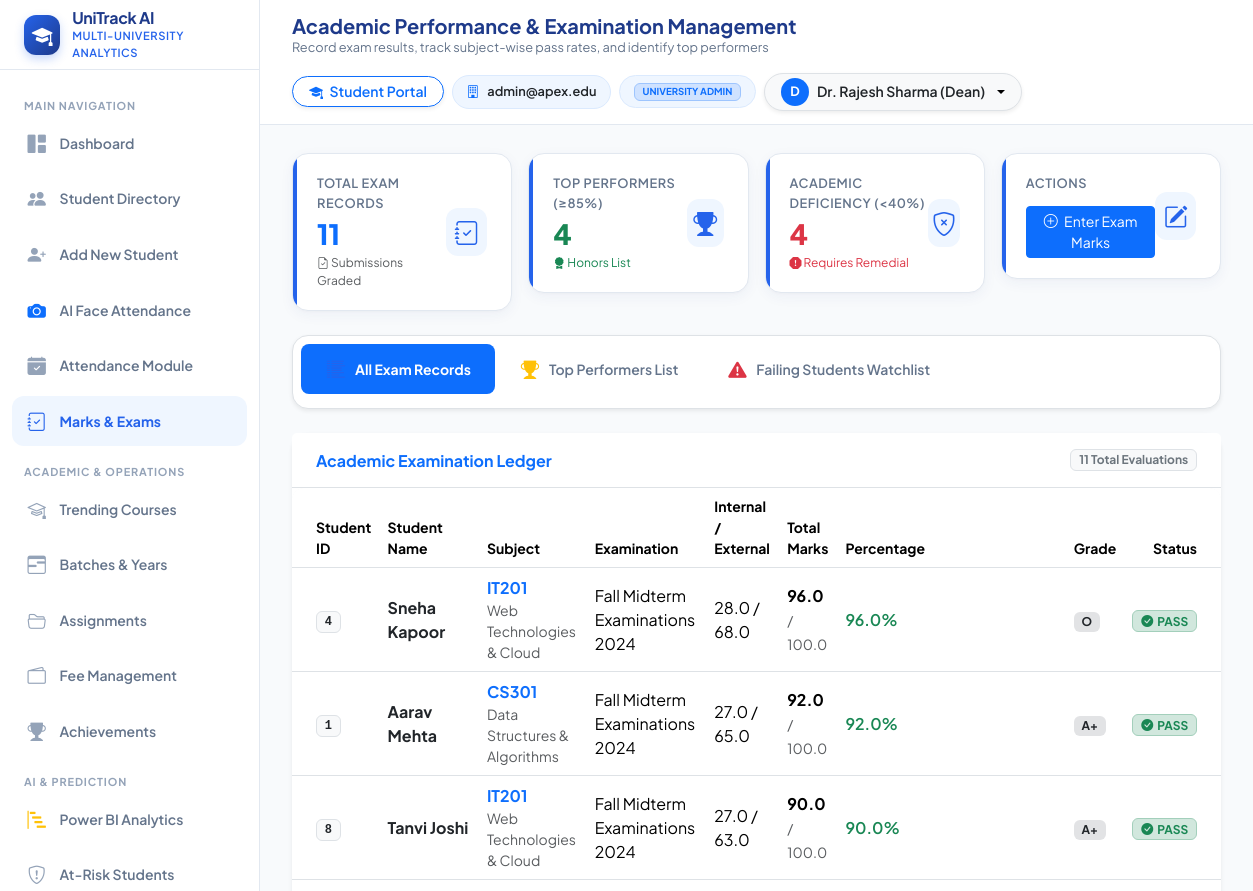
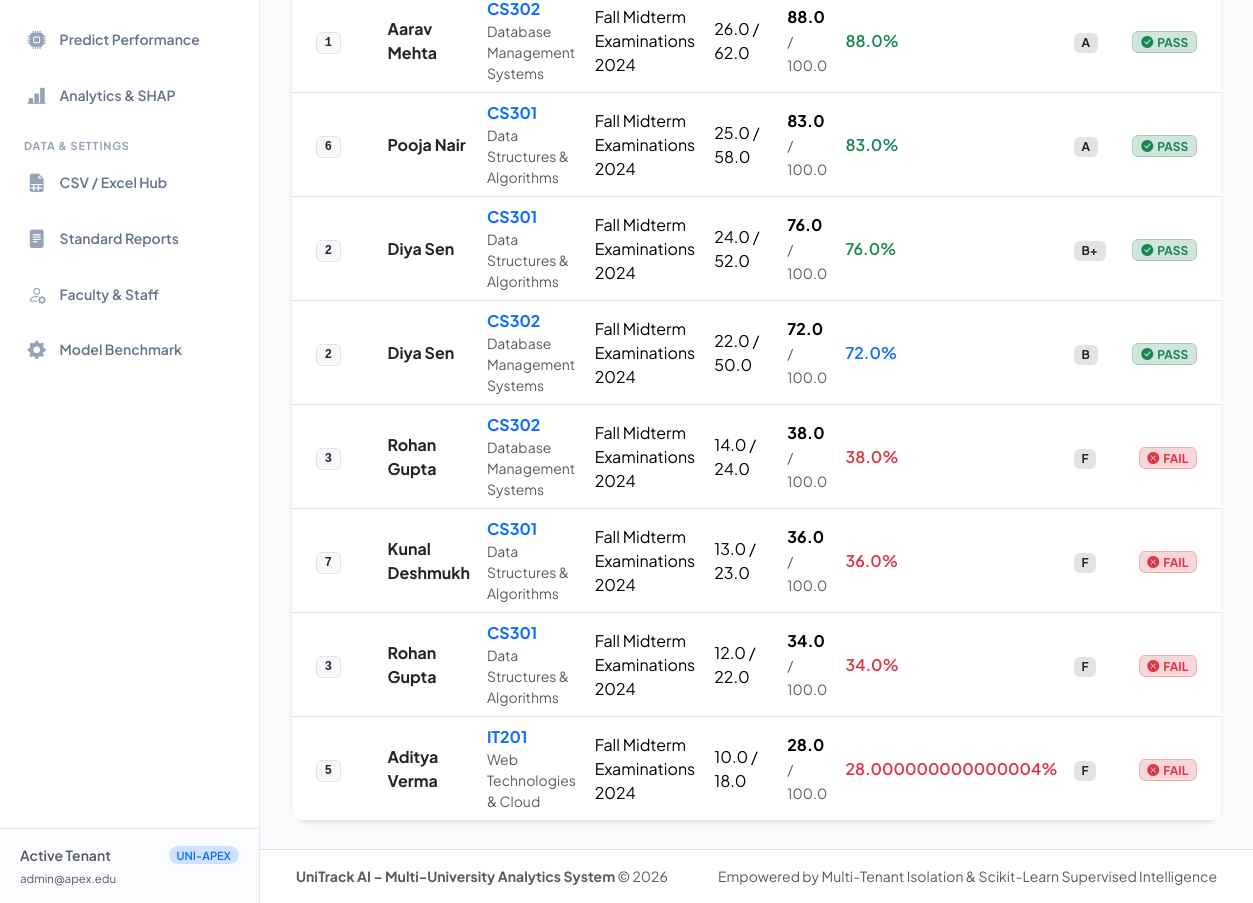
/marks (signed in), run on the app's committed database (2 pictures, top to bottom).
### tables this page shows
CREATE TABLE marks (
            id INTEGER PRIMARY KEY AUTOINCREMENT,
            university_id TEXT NOT NULL,
            student_id INTEGER NOT NULL,
            subject_id INTEGER NOT NULL,
            examination_id INTEGER NOT NULL,
            internal_marks REAL DEFAULT 0.0,
            external_marks REAL DEFAULT 0.0,
            total_marks REAL NOT NULL,
            max_marks REAL NOT NULL DEFAULT 100.0,
            pass_marks REAL NOT NULL DEFAULT 40.0,
            percentage REAL NOT NULL,
            grade TEXT,
            is_pass INTEGER NOT NULL DEFAULT 1,
            entered_by INTEGER,
            created_at TIMESTAMP DEFAULT CURRENT_TIMESTAMP,
            UNIQUE(university_id, student_id, subject_id, examination_id),
            FOREIGN KEY (university_id) REFERENCES universities (id) ON DELETE CASCADE,
            FOREIGN KEY (student_id) REFERENCES students (id) ON DELETE CASCADE,
            FOREIGN KEY (subject_id) REFERENCES subjects (id) ON DELETE CASCADE,
            FOREIGN KEY (examination_id) REFERENCES examinations (id) ON DELETE CASCADE,
            FOREIGN KEY (entered_by) REFERENCES users (id) ON DELETE SET NULL
        );

CREATE TABLE students (
            id INTEGER PRIMARY KEY AUTOINCREMENT,
            university_id TEXT NOT NULL,
            student_id TEXT NOT NULL,
            full_name TEXT NOT NULL,
            email TEXT NOT NULL,
            phone TEXT,
            profile_photo TEXT,
            department_id INTEGER,
            section_id INTEGER,
            academic_year TEXT NOT NULL,
            semester INTEGER DEFAULT 1,
            enrollment_date DATE,
            enrollment_status TEXT DEFAULT 'Active', -- 'Active', 'Inactive', 'Graduated', 'Suspended'
            gender TEXT,
            age INTEGER,
            logins INTEGER DEFAULT 0,
            content_reads INTEGER DEFAULT 0,
            forum_posts INTEGER DEFAULT 0,
            quiz_reviews INTEGER DEFAULT 0,
            created_at TIMESTAMP DEFAULT CURRENT_TIMESTAMP, course_id INTEGER, course_name TEXT, batch_id INTEGER, batch_name TEXT, admission_date DATE, total_fee REAL DEFAULT 0.0, password_hash TEXT,
            UNIQUE(university_id, student_id),
            FOREIGN KEY (university_id) REFERENCES universities (id) ON DELETE CASCADE,
            FOREIGN KEY (department_id) REFERENCES departments (id) ON DELETE SET NULL,
            FOREIGN KEY (section_id) REFERENCES sections (id) ON DELETE SET NULL
        );

CREATE TABLE subjects (
            id INTEGER PRIMARY KEY AUTOINCREMENT,
            university_id TEXT NOT NULL,
            department_id INTEGER,
            code TEXT NOT NULL,
            name TEXT NOT NULL,
            credits INTEGER DEFAULT 3,
            semester INTEGER DEFAULT 1,
            created_at TIMESTAMP DEFAULT CURRENT_TIMESTAMP,
            UNIQUE(university_id, code),
            FOREIGN KEY (university_id) REFERENCES universities (id) ON DELETE CASCADE,
            FOREIGN KEY (department_id) REFERENCES departments (id) ON DELETE SET NULL
        );

CREATE TABLE examinations (
            id INTEGER PRIMARY KEY AUTOINCREMENT,
            university_id TEXT NOT NULL,
            name TEXT NOT NULL,
            exam_type TEXT NOT NULL, -- 'Midterm', 'Final', 'Quiz', 'Lab', 'Internal'
            academic_year TEXT NOT NULL,
            semester INTEGER DEFAULT 1,
            exam_date DATE,
            created_at TIMESTAMP DEFAULT CURRENT_TIMESTAMP,
            FOREIGN KEY (university_id) REFERENCES universities (id) ON DELETE CASCADE
        );

### Student_Performance_Analytics/app.py (the view)
@app.route('/marks')
@login_required
@permission_required('marks')
def marks_view():
    uni_id = get_current_university_id()
    exam_id = request.args.get('exam_id', 'All')
    dept_id = request.args.get('dept_id', 'All')
    data = TenantService.get_marks_management_data(uni_id, exam_id, dept_id)
    with db_session() as conn:
        cursor = conn.cursor()
        cursor.execute("SELECT * FROM students WHERE university_id = ? AND enrollment_status = 'Active' ORDER BY full_name", (uni_id,))
        students = [dict(r) for r in cursor.fetchall()]
        cursor.execute("SELECT * FROM subjects WHERE university_id = ? ORDER BY code", (uni_id,))
        subjects = [dict(r) for r in cursor.fetchall()]
        cursor.execute("SELECT * FROM examinations WHERE university_id = ? ORDER BY exam_date DESC", (uni_id,))
        examinations = [dict(r) for r in cursor.fetchall()]
        cursor.execute("SELECT * FROM departments WHERE university_id = ? ORDER BY name", (uni_id,))
        departments = [dict(r) for r in cursor.fetchall()]
    return render_template(
        'marks.html',
        active_page='marks',
        data=data,
        students=students,
        subjects=subjects,
        examinations=examinations,
        departments=departments
    )

### Student_Performance_Analytics/templates/marks.html (shortened to what this page needs)
{% extends "base.html" %}
{% block page_title %}Academic Performance & Examination Management{% endblock %}
{% block page_subtitle %}Record exam results, track subject-wise pass rates, and identify top performers{% endblock %}
{% block content %}
<div class="row g-3 mb-4">
    <div class="col-xl-3 col-sm-6">
        <div class="stat-card">
            <div class="stat-card-info">
                <span class="stat-label">Total Exam Records</span>
                <span class="stat-value text-primary">{{ data.records|length }}</span>
                <span class="stat-desc text-muted"><i class="bi bi-file-earmark-check"></i> Submissions Graded</span>
            </div>
            <div class="stat-icon"><i class="bi bi-journal-check"></i></div>
        </div>
    </div>
    <div class="col-xl-3 col-sm-6">
        <div class="stat-card">
            <div class="stat-card-info">
                <span class="stat-label">Top Performers (&ge;85%)</span>
                <span class="stat-value text-success">{{ data.top_performers|length }}</span>
                <span class="stat-desc text-success"><i class="bi bi-award-fill"></i> Honors List</span>
            </div>
            <div class="stat-icon"><i class="bi bi-trophy-fill"></i></div>
        </div>
    </div>
    <div class="col-xl-3 col-sm-6">
        <div class="stat-card">
            <div class="stat-card-info">
                <span class="stat-label">Academic Deficiency (&lt;40%)</span>
                <span class="stat-value text-danger">{{ data.low_performers|length }}</span>
                <span class="stat-desc text-danger"><i class="bi bi-exclamation-octagon-fill"></i> Requires Remedial</span>
            </div>
            <div class="stat-icon"><i class="bi bi-shield-x"></i></div>
        </div>
    </div>
    <div class="col-xl-3 col-sm-6">
        <div class="stat-card">
            <div class="stat-card-info">
                <span class="stat-label">Actions</span>
                <div class="mt-2">
                    <button type="button" class="btn btn-primary btn-sm w-100" data-bs-toggle="modal" data-bs-target="#enterMarksModal">
                        <i class="bi bi-plus-circle me-1"></i> Enter Exam Marks
                    </button>
                </div>
            </div>
            <div class="stat-icon"><i class="bi bi-pencil-square"></i></div>
        </div>
    </div>
</div>
<ul class="nav nav-pills mb-4 bg-white p-2 rounded-4 shadow-sm border" id="marksTabs" role="tablist">
    <li class="nav-item">
        <button class="nav-link active rounded-3 px-4" data-bs-toggle="pill" data-bs-target="#all-marks-content">
            <i class="bi bi-list-columns-reverse me-2"></i>All Exam Records
        </button>
    </li>
    <li class="nav-item">
        <button class="nav-link rounded-3 px-4" data-bs-toggle="pill" data-bs-target="#top-performers-content">
            <i class="bi bi-trophy-fill text-warning me-2"></i>Top Performers List
        </button>
    </li>
    <li class="nav-item">
        <button class="nav-link rounded-3 px-4" data-bs-toggle="pill" data-bs-target="#failing-content">
            <i class="bi bi-exclamation-triangle-fill text-danger me-2"></i>Failing Students Watchlist
        </button>
    </li>
</ul>
<div class="tab-content" id="marksTabContent">
    <div class="tab-pane fade show active" id="all-marks-content">
        <div class="card border-0 shadow-sm rounded-4">
            <div class="card-header bg-white border-bottom py-3 px-4 d-flex justify-content-between align-items-center">
                <h6 class="fw-bold mb-0 text-primary">Academic Examination Ledger</h6>
                <span class="badge bg-light text-secondary border">{{ data.records|length }} Total Evaluations</span>
            </div>
            <div class="card-body p-0">
                <div class="table-responsive">
                    <table class="table table-hover align-middle mb-0">
                        <thead class="bg-light text-secondary small">
                            <tr>
                                <th class="ps-4">Student ID</th>
                                <th>Student Name</th>
                                <th>Subject</th>
                                <th>Examination</th>
                                <th>Internal / External</th>
                                <th>Total Marks</th>
                                <th>Percentage</th>
                                <th>Grade</th>
                                <th class="text-end pe-4">Status</th>
                            </tr>
                        </thead>
                        <tbody>
                            {% for m in data.records %}
                            <tr>
                                <td class="ps-4">
                                    <span class="badge bg-light text-dark border font-monospace">{{ m.student_id }}</span>
                                </td>
                                <td><strong class="text-dark">{{ m.full_name }}</strong></td>
                                <td>
                                    <div><strong class="text-primary">{{ m.sub_code }}</strong></div>
                                    <div class="text-muted small">{{ m.sub_name }}</div>
                                </td>
                                <td>
                                    <div>{{ m.exam_name }}</div>
                                </td>
                                <td>{{ m.internal_marks }} / {{ m.external_marks }}</td>
                                <td><strong>{{ m.total_marks }}</strong> <span class="text-muted small">/ {{ m.max_marks }}</span></td>
                                <td>
                                    <div class="fw-semibold {% if m.percentage >= 75 %}text-success{% elif m.percentage >= 40 %}text-primary{% else %}text-danger{% endif %}">
                                        {{ m.percentage }}%
                                    </div>
                                </td>
                                <td>
                                    <span class="badge bg-secondary-subtle text-dark">{{ m.grade or 'N/A' }}</span>
                                </td>
                                <td class="text-end pe-4">
                                    {% if m.is_pass == 1 %}
                                        <span class="badge bg-success-subtle text-success border border-success-subtle"><i class="bi bi-check-circle-fill me-1"></i>PASS</span>
                                    {% else %}
                                        <span class="badge bg-danger-subtle text-danger border border-danger-subtle"><i class="bi bi-x-circle-fill me-1"></i>FAIL</span>
                                    {% endif %}
                                </td>
                            </tr>
                            {% else %}
                            <tr>
                                <td colspan="9" class="text-center py-4 text-muted">No examination records found.</td>
                            </tr>
                            {% endfor %}
                        </tbody>
                    </table>
                </div>
            </div>
        </div>
    </div>
</div>
{% endblock %}

### data on the page
marks: student_id "4", full_name "Sneha Kapoor", sub_code "IT201", sub_name "Web Technologies & Cloud", exam_name "Fall Midterm Examinations 2024", internal_marks "28.0", external_marks "68.0", total_marks "96.0", max_marks "100.0", percentage "96.0", grade "O", is_pass 1 (drawn)
marks: student_id "1", full_name "Aarav Mehta", sub_code "CS301", sub_name "Data Structures & Algorithms", exam_name "Fall Midterm Examinations 2024", internal_marks "27.0", external_marks "65.0", total_marks "92.0", max_marks "100.0", percentage "92.0", grade "A+", is_pass 1 (drawn)
marks: student_id "8", full_name "Tanvi Joshi", sub_code "IT201", sub_name "Web Technologies & Cloud", exam_name "Fall Midterm Examinations 2024", internal_marks "27.0", external_marks "63.0", total_marks "90.0", max_marks "100.0", percentage "90.0", grade "A+", is_pass 1 (drawn)
marks: student_id "1", full_name "Aarav Mehta", sub_code "CS302", sub_name "Database Management Systems", exam_name "Fall Midterm Examinations 2024", internal_marks "26.0", external_marks "62.0", total_marks "88.0", max_marks "100.0", percentage "88.0", grade "A", is_pass 1 (drawn)
marks: student_id "6", full_name "Pooja Nair", sub_code "CS301", sub_name "Data Structures & Algorithms", exam_name "Fall Midterm Examinations 2024", internal_marks "25.0", external_marks "58.0", total_marks "83.0", max_marks "100.0", percentage "83.0", grade "A", is_pass 1 (drawn)
marks: student_id "2", full_name "Diya Sen", sub_code "CS301", sub_name "Data Structures & Algorithms", exam_name "Fall Midterm Examinations 2024", internal_marks "24.0", external_marks "52.0", total_marks "76.0", max_marks "100.0", percentage "76.0", grade "B+", is_pass 1 (drawn)
marks: student_id "2", full_name "Diya Sen", sub_code "CS302", sub_name "Database Management Systems", exam_name "Fall Midterm Examinations 2024", internal_marks "22.0", external_marks "50.0", total_marks "72.0", max_marks "100.0", percentage "72.0", grade "B", is_pass 1 (drawn)
marks: student_id "3", full_name "Rohan Gupta", sub_code "CS302", sub_name "Database Management Systems", exam_name "Fall Midterm Examinations 2024", internal_marks "14.0", external_marks "24.0", total_marks "38.0", max_marks "100.0", percentage "38.0", grade "F", is_pass 0 (drawn)
marks: student_id "7", full_name "Kunal Deshmukh", sub_code "CS301", sub_name "Data Structures & Algorithms", exam_name "Fall Midterm Examinations 2024", internal_marks "13.0", external_marks "23.0", total_marks "36.0", max_marks "100.0", percentage "36.0", grade "F", is_pass 0 (drawn)
marks: student_id "3", full_name "Rohan Gupta", sub_code "CS301", sub_name "Data Structures & Algorithms", exam_name "Fall Midterm Examinations 2024", internal_marks "12.0", external_marks "22.0", total_marks "34.0", max_marks "100.0", percentage "34.0", grade "F", is_pass 0 (drawn)
marks: student_id "5", full_name "Aditya Verma", sub_code "IT201", sub_name "Web Technologies & Cloud", exam_name "Fall Midterm Examinations 2024", internal_marks "10.0", external_marks "18.0", total_marks "28.0", max_marks "100.0", percentage "28.000000000000004", grade "F", is_pass 0 (drawn)

### other printed values
{{ current_user.university_name if current_user else 'UniTrack Global' }} "admin@apex.edu"
{{ current_user.university_name }} "admin@apex.edu"
{{ current_user.role.replace('_', ' ') }} "UNIVERSITY ADMIN"
{{ current_user.full_name[:1] }} "D"
{{ current_user.full_name }} "Dr. Rajesh Sharma (Dean)"
{{ data.records|length }} "11"
{{ data.top_performers|length }} "4"
{{ data.low_performers|length }} "4"
